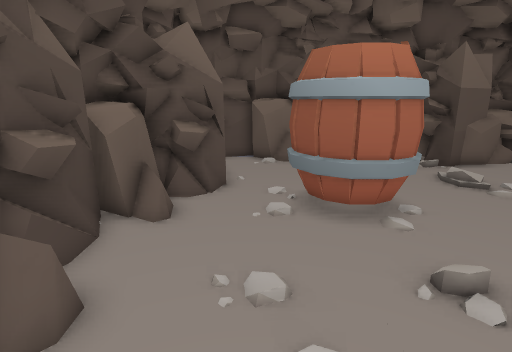
view 1 (above)

16 first-person views from a walk through a 3-D level made in the Godot game engine. The camera is 1.5 m above the floor, tilts 14° down and sees 80° across. The floor is counted in squares, 0.5 m on a side. Each view is taken from the middle of a square. On the plan, view 1 faces up. The plan holds only what a view shows up to about 20 squares ahead; the rest is blank. The place goes on beyond the plan.

view 2
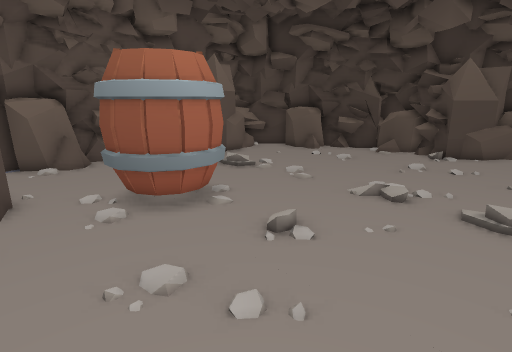

view 3
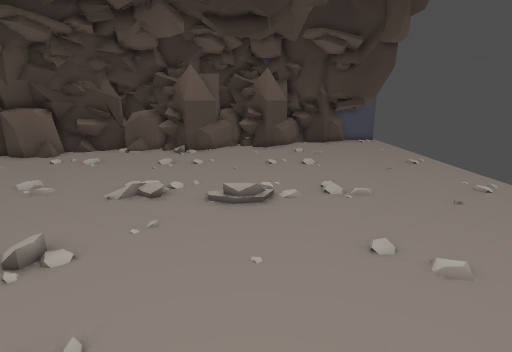

view 4
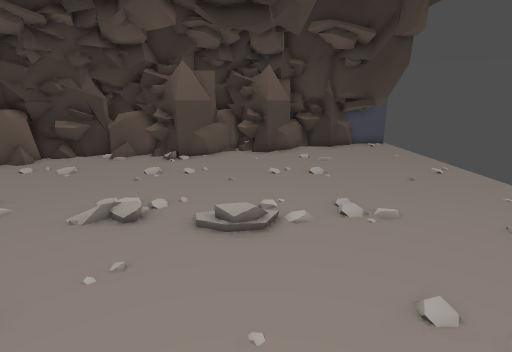

view 5
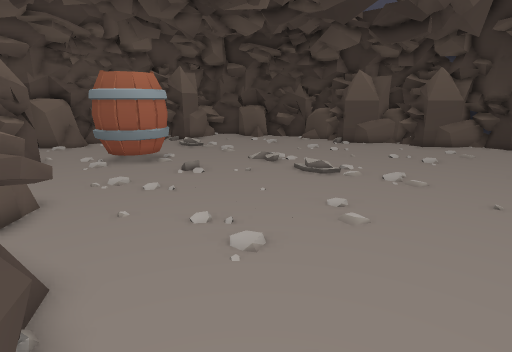

view 6
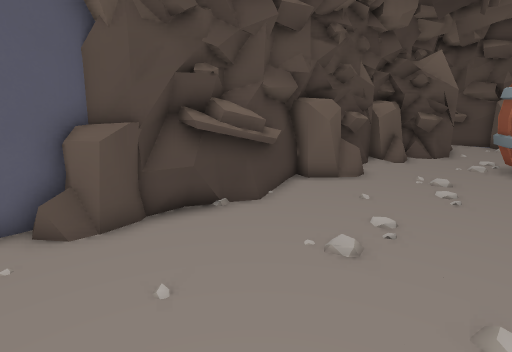

view 7
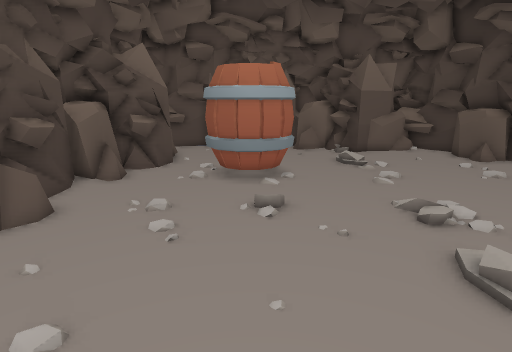

view 8
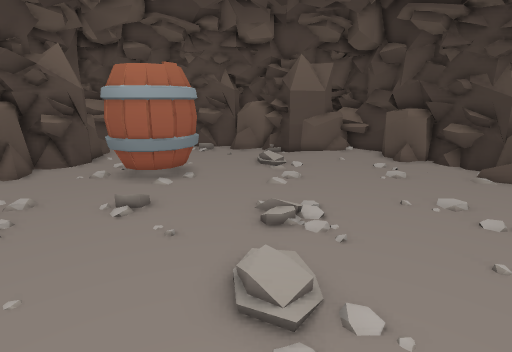

view 9
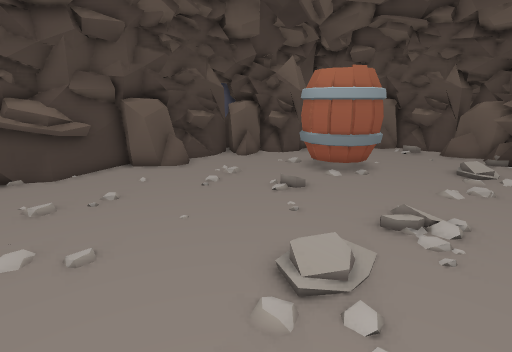

view 10
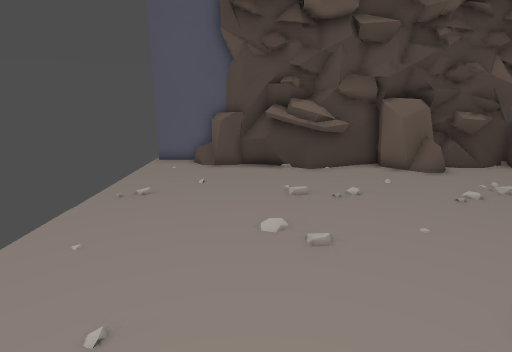

view 11
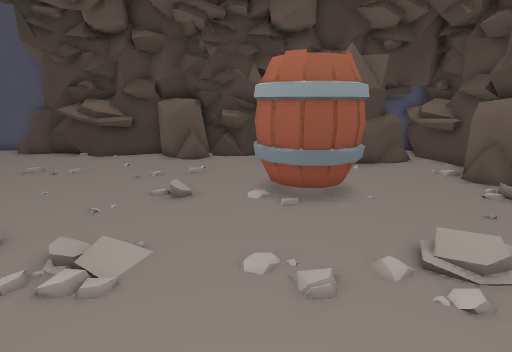

view 12
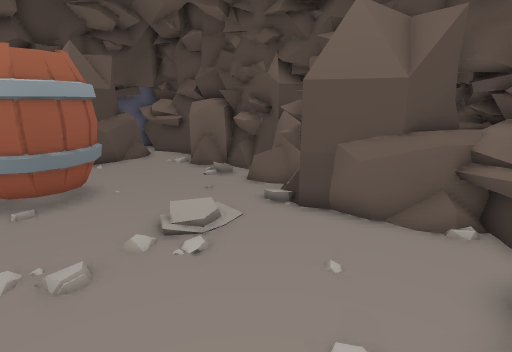

view 13
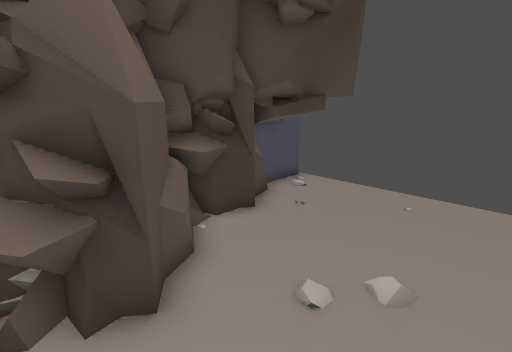

view 14
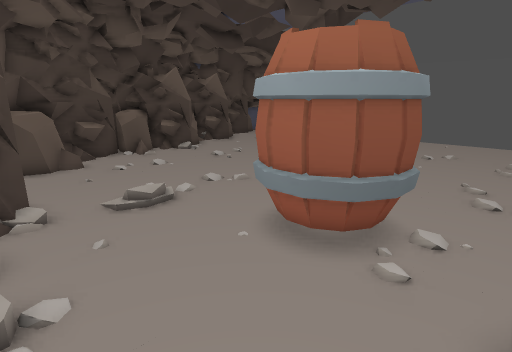

view 15
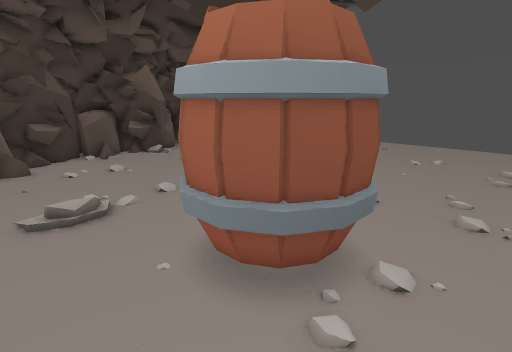

view 16
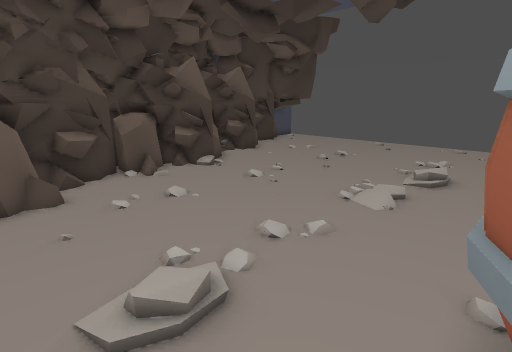

### Floor plan
Key: @ floor where view 1 was taken; # wall or solid block; . main floor; : floor 0.25 m higher than the main floor; / step, stairs or slope; = window, fence, low wall or low ledge; ^ raised ledge; B barrel.
Columns run from 6 left of view 1 to 20 right of it. Each row starts with its distance up from view 1.
 17    ######
 16    #=.=########  ####
 15    #...#=.:.=#####==##
 14    #=.........###=..##
 13    ##...............=#
 12    ##=..............###
 11    ###...B...//......##
 10   ###..BBBB.../.......##
  9   #=...BB BB..........##
  8   ##...BBBB... ........#
  7   #.....BBB...........##
  6   #...................=#
  5   #...................##
  4   #=.........//.......##
  3  ##=.........//........###
  2  ###....................=#
  1  #=........../..........^#
  0  ##...@......///........##
 -1  ##=....................##
 -2  #^^.....................##
 -3  ###......................#
 -4  #^.......................#
 -5  #=.......................#
 -6 ###.............. ........#
 -7 ##.......................##
 -8 #........................##
 -9 #       .... ....    .....

Where each view was taken, in squares from view 1:
view 1: 0 up, 0 right, facing up
view 2: 0 up, 2 left, facing up-right
view 3: 0 up, 2 left, facing right
view 4: 0 up, 0 right, facing right
view 5: 7 down, 4 left, facing up-right
view 6: 8 down, 3 right, facing up-left
view 7: 4 down, 3 right, facing up
view 8: 4 down, 7 right, facing up
view 9: 4 down, 10 right, facing up-left
view 10: 4 down, 10 right, facing left
view 11: 7 up, 13 right, facing left
view 12: 7 up, 14 right, facing up-left
view 13: 1 up, 14 right, facing down-right
view 14: 15 up, 1 left, facing down-right
view 15: 13 up, 1 left, facing down-right
view 16: 13 up, 4 right, facing down-right
